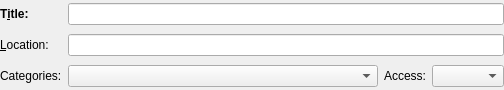
<?xml version="1.0" encoding="UTF-8"?>
<ui version="4.0">
 <class>IncidenceGeneralEditor</class>
 <widget class="QWidget" name="IncidenceGeneralEditor">
  <property name="geometry">
   <rect>
    <x>0</x>
    <y>0</y>
    <width>504</width>
    <height>90</height>
   </rect>
  </property>
  <layout class="QGridLayout" name="gridLayout">
   <property name="margin">
    <number>0</number>
   </property>
   <item row="0" column="0">
    <widget class="QLabel" name="label">
     <property name="sizePolicy">
      <sizepolicy hsizetype="Minimum" vsizetype="Preferred">
       <horstretch>0</horstretch>
       <verstretch>0</verstretch>
      </sizepolicy>
     </property>
     <property name="font">
      <font>
       <weight>75</weight>
       <bold>true</bold>
      </font>
     </property>
     <property name="toolTip">
      <string extracomment="@info:tooltip">Set the title</string>
     </property>
     <property name="whatsThis">
      <string extracomment="@info:whatsthis">Sets the Title of this event or to-do.</string>
     </property>
     <property name="text">
      <string extracomment="@label">T&amp;itle:</string>
     </property>
     <property name="buddy">
      <cstring>mSummaryEdit</cstring>
     </property>
    </widget>
   </item>
   <item row="0" column="1" colspan="3">
    <widget class="KLineEdit" name="mSummaryEdit">
     <property name="sizePolicy">
      <sizepolicy hsizetype="MinimumExpanding" vsizetype="Fixed">
       <horstretch>0</horstretch>
       <verstretch>0</verstretch>
      </sizepolicy>
     </property>
     <property name="toolTip">
      <string extracomment="@info:tooltip">Set the title</string>
     </property>
     <property name="whatsThis">
      <string extracomment="@info:whatsthis">Sets the Title of this event or to-do.</string>
     </property>
    </widget>
   </item>
   <item row="1" column="0">
    <widget class="QLabel" name="label_2">
     <property name="sizePolicy">
      <sizepolicy hsizetype="Minimum" vsizetype="Preferred">
       <horstretch>0</horstretch>
       <verstretch>0</verstretch>
      </sizepolicy>
     </property>
     <property name="text">
      <string extracomment="@label">&amp;Location:</string>
     </property>
     <property name="buddy">
      <cstring>mLocationEdit</cstring>
     </property>
    </widget>
   </item>
   <item row="1" column="1" colspan="3">
    <widget class="KLineEdit" name="mLocationEdit">
     <property name="sizePolicy">
      <sizepolicy hsizetype="MinimumExpanding" vsizetype="Fixed">
       <horstretch>0</horstretch>
       <verstretch>0</verstretch>
      </sizepolicy>
     </property>
     <property name="toolTip">
      <string extracomment="@info:tooltip">Set the location</string>
     </property>
     <property name="whatsThis">
      <string extracomment="@info:whatsthis">Sets where the event or to-do will take place.</string>
     </property>
    </widget>
   </item>
   <item row="2" column="0">
    <widget class="QLabel" name="label_5">
     <property name="sizePolicy">
      <sizepolicy hsizetype="Fixed" vsizetype="Preferred">
       <horstretch>0</horstretch>
       <verstretch>0</verstretch>
      </sizepolicy>
     </property>
     <property name="text">
      <string extracomment="@label">Categories:</string>
     </property>
    </widget>
   </item>
   <item row="2" column="3">
    <widget class="QComboBox" name="mSecrecyCombo">
     <property name="toolTip">
      <string extracomment="@info:tooltip">Set the secrecy level</string>
     </property>
     <property name="whatsThis">
      <string extracomment="@info:whatsthis">Sets whether the access to this event or to-do is restricted. Please note that KOrganizer currently does not use this setting, so the implementation of the restrictions will depend on the groupware server. This means that events or to-dos marked as private or confidential may be visible to others.</string>
     </property>
    </widget>
   </item>
   <item row="2" column="2">
    <widget class="QLabel" name="label_3">
     <property name="sizePolicy">
      <sizepolicy hsizetype="Fixed" vsizetype="Preferred">
       <horstretch>0</horstretch>
       <verstretch>0</verstretch>
      </sizepolicy>
     </property>
     <property name="toolTip">
      <string extracomment="@info:tooltip">Set the secrecy level</string>
     </property>
     <property name="whatsThis">
      <string extracomment="@info:whatsthis">Sets whether the access to this event or to-do is restricted. Please note that KOrganizer currently does not use this setting, so the implementation of the restrictions will depend on the groupware server. This means that events or to-dos marked as private or confidential may be visible to others.</string>
     </property>
     <property name="text">
      <string>Access:</string>
     </property>
     <property name="alignment">
      <set>Qt::AlignRight|Qt::AlignTrailing|Qt::AlignVCenter</set>
     </property>
    </widget>
   </item>
   <item row="2" column="1">
    <widget class="KPIM::KCheckComboBox" name="mCategoryCombo">
     <property name="sizePolicy">
      <sizepolicy hsizetype="MinimumExpanding" vsizetype="Fixed">
       <horstretch>0</horstretch>
       <verstretch>0</verstretch>
      </sizepolicy>
     </property>
    </widget>
   </item>
  </layout>
 </widget>
 <customwidgets>
  <customwidget>
   <class>KPIM::KCheckComboBox</class>
   <extends>KComboBox</extends>
   <header>libkdepim/kcheckcombobox.h</header>
  </customwidget>
  <customwidget>
   <class>KLineEdit</class>
   <extends>QLineEdit</extends>
   <header>klineedit.h</header>
  </customwidget>
  <customwidget>
   <class>KComboBox</class>
   <extends>QComboBox</extends>
   <header>kcombobox.h</header>
  </customwidget>
 </customwidgets>
 <resources/>
 <connections/>
</ui>
